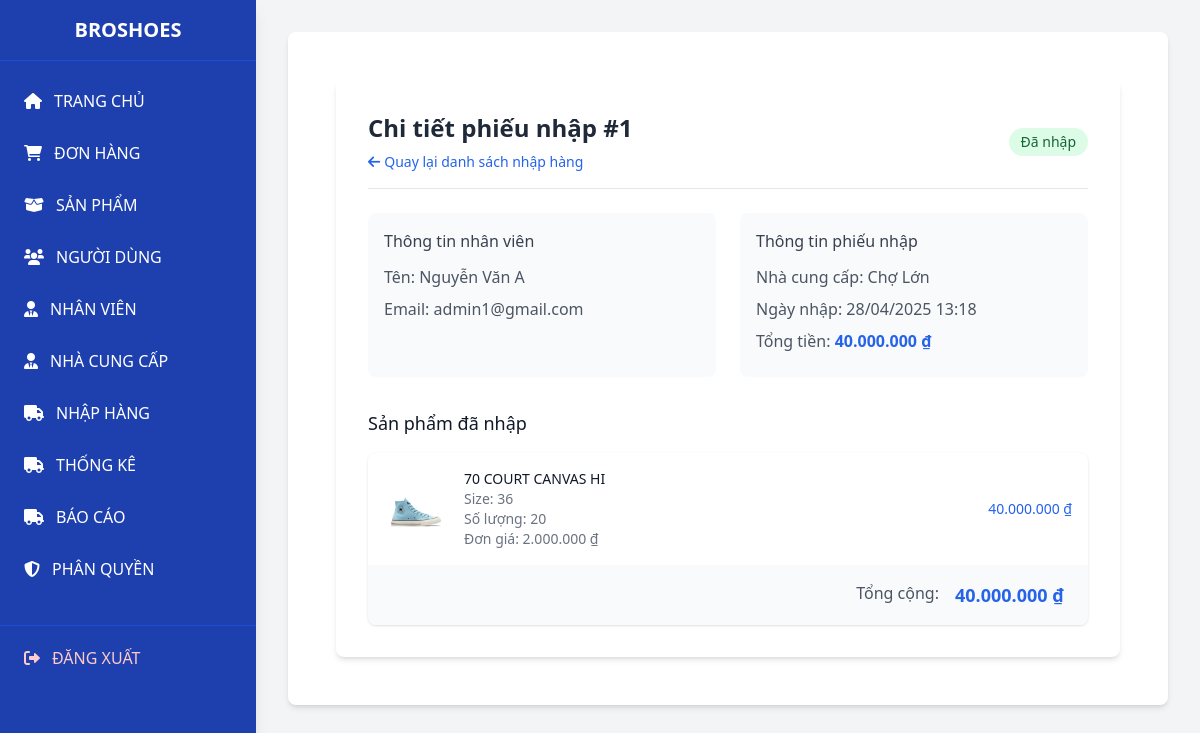
/admin/admin.php?page=imports&action=detail&id=1 (signed in), run on the app's committed database.
### tables this page shows
CREATE TABLE `import` (
  `ImportID` int(11) NOT NULL,
  `EmployeeID` int(11) NOT NULL,
  `Total` decimal(10,2) DEFAULT 0.00,
  `ImportDate` datetime DEFAULT current_timestamp()
);

CREATE TABLE `employee` (
  `EmployeeID` int(11) NOT NULL,
  `Username` varchar(50) NOT NULL,
  `Fullname` varchar(100) NOT NULL,
  `PhoneNumber` varchar(20) DEFAULT NULL,
  `Email` varchar(100) NOT NULL,
  `Address` text DEFAULT NULL,
  `PasswordHash` varchar(255) NOT NULL,
  `CreatedAt` datetime DEFAULT current_timestamp(),
  `isActivate` int(11) NOT NULL,
  `RoleID` int(11) DEFAULT NULL
);

CREATE TABLE `supplier` (
  `SupplierID` int(11) NOT NULL,
  `SupplierName` varchar(100) NOT NULL
);

CREATE TABLE `importdetail` (
  `ImportID` int(11) NOT NULL,
  `ProductSizeID` int(11) NOT NULL,
  `Quantity` int(11) NOT NULL,
  `UnitPrice` decimal(10,2) NOT NULL,
  `Subtotal` decimal(10,2) NOT NULL,
  `SupplierID` int(11) DEFAULT NULL
);

CREATE TABLE `product` (
  `ProductID` int(11) NOT NULL,
  `ProductName` varchar(100) NOT NULL,
  `CategoryID` int(11) NOT NULL,
  `BrandID` int(11) NOT NULL,
  `Gender` varchar(10) DEFAULT NULL,
  `Price` decimal(10,2) NOT NULL,
  `ImageURL` varchar(255) DEFAULT NULL,
  `CreatedAt` datetime DEFAULT current_timestamp(),
  `IsDeleted` tinyint(1) DEFAULT 0,
  `New` int(11) NOT NULL
);

CREATE TABLE `productsize` (
  `ProductSizeID` int(11) NOT NULL,
  `ProductID` int(11) NOT NULL,
  `Size` varchar(10) DEFAULT NULL,
  `StockQuantity` int(11) NOT NULL
);

### admin/models/Import.php (called while the page is built, shortened)
<?php
class Import
{
    private $pdo;
    public function __construct($pdo)
    {
        $this->pdo = $pdo;
    }
    public function getById($id)
    {
        $stmt = $this->pdo->prepare("SELECT i.*, e.Fullname AS EmployeeFullname, e.Email AS EmployeeEmail
                                    FROM `import` i
                                    LEFT JOIN `employee` e ON i.EmployeeID = e.EmployeeID
                                    WHERE i.ImportID = ?");
        $stmt->execute([$id]);
        return $stmt->fetch(PDO::FETCH_ASSOC);
    }
    public function getImportDetails($importId)
    {
        $stmt = $this->pdo->prepare("SELECT id.*, ps.size, p.ProductName, p.ImageURL
                                     FROM `importdetail` id
                                     JOIN `productsize` ps ON id.ProductSizeID = ps.ProductSizeID
                                     JOIN `product` p ON ps.ProductID = p.ProductID
                                     WHERE id.ImportID = ?");
        $stmt->execute([$importId]);
        return $stmt->fetchAll(PDO::FETCH_ASSOC);
    }
    function getSupplierName($importId)
    {
        $stmt = $this->pdo->prepare("
        SELECT s.SupplierName
        FROM `importdetail` id
        JOIN `supplier` s ON id.SupplierID = s.SupplierID
        WHERE id.ImportID = ? LIMIT  1 ");
        $stmt->execute([$importId]);
        return  $stmt->fetch(PDO::FETCH_ASSOC);
    }
}

### admin/views/imports/detail.php (the view)
<div class="max-w-4xl mx-auto p-6">
    <div class="bg-white rounded-lg shadow-md p-8">
        <div class="flex justify-between items-center mb-6 border-b pb-4">
            <div>
                <h2 class="text-2xl font-bold text-gray-800">Chi tiết phiếu nhập #<?= $import['ImportID'] ?></h2>
                <a href="admin.php?page=imports&action=list" class="text-blue-600 hover:text-blue-800 text-sm flex items-center mt-2">
                    <i class="fas fa-arrow-left mr-1"></i> Quay lại danh sách nhập hàng
                </a>
            </div>
            <span class="px-3 py-1 rounded-full text-sm font-medium bg-green-100 text-green-800">
                Đã nhập
            </span>
        </div>
        <div class="grid grid-cols-1 md:grid-cols-2 gap-6 mb-8">
            <div class="bg-gray-50 p-4 rounded-lg">
                <h3 class="font-medium text-gray-700 mb-3">Thông tin nhân viên</h3>
                <p class="text-gray-600 mb-2"><span class="font-medium">Tên:</span> <?= htmlspecialchars($import['EmployeeFullname']) ?></p>
                <p class="text-gray-600"><span class="font-medium">Email:</span> <?= htmlspecialchars($import['EmployeeEmail'] ?? 'Không có') ?></p>
            </div>
            <div class="bg-gray-50 p-4 rounded-lg">
                <h3 class="font-medium text-gray-700 mb-3">Thông tin phiếu nhập</h3>
                <p class="text-gray-600 mb-2"><span class="font-medium">Nhà cung cấp:</span> <?= $suppliername['SupplierName'] ?></p>
                <p class="text-gray-600 mb-2"><span class="font-medium">Ngày nhập:</span> <?= date('d/m/Y H:i', strtotime($import['ImportDate'])) ?></p>
                <p class="text-gray-600 mb-2"><span class="font-medium">Tổng tiền:</span>
                    <span class="font-bold text-blue-600"><?= number_format($import['Total'], 0, ',', '.') ?> ₫</span>
                </p>
            </div>
        </div>
        <div class="mt-8">
            <h3 class="text-lg font-medium text-gray-900 mb-4">Sản phẩm đã nhập</h3>
            <div class="bg-white shadow overflow-hidden sm:rounded-lg">
                <ul class="divide-y divide-gray-200">
                    <?php foreach ($importDetails as $item): ?>
                        <li class="p-4 hover:bg-gray-50">
                            <div class="flex items-center space-x-4">
                                <div class="flex-shrink-0 w-16 h-16">
                                    <img src=".<?= htmlspecialchars($item['ImageURL']) ?>"
                                        alt="<?= htmlspecialchars($item['ProductName']) ?>"
                                        class="w-full h-full object-cover rounded-md">
                                </div>
                                <div class="flex-1 min-w-0">
                                    <p class="text-sm font-medium text-gray-900 truncate">
                                        <?= htmlspecialchars($item['ProductName']) ?>
                                    </p>
                                    <p class="text-sm text-gray-500">
                                        Size: <?= htmlspecialchars($item['size']) ?>
                                    </p>
                                    <p class="text-sm text-gray-500">
                                        Số lượng: <?= $item['Quantity'] ?>
                                    </p>
                                    <p class="text-sm text-gray-500">
                                        Đơn giá: <?= number_format($item['UnitPrice'], 0, ',', '.') ?> ₫
                                    </p>
                                </div>
                                <div class="text-right">
                                    <p class="text-sm font-medium text-blue-600">
                                        <?= number_format($item['Subtotal'], 0, ',', '.') ?> ₫
                                    </p>
                                </div>
                            </div>
                        </li>
                    <?php endforeach; ?>
                </ul>
                <div class="bg-gray-50 px-4 py-4 sm:px-6">
                    <div class="flex justify-end space-x-4">
                        <span class="text-gray-600">Tổng cộng:</span>
                        <span class="font-bold text-blue-600 text-lg">
                            <?= number_format($import['Total'], 0, ',', '.') ?> ₫
                        </span>
                    </div>
                </div>
            </div>
        </div>
    </div>
</div>

### data on the page
import: ImportID "1", EmployeeID.Fullname "Nguyễn Văn A", EmployeeID.Email "admin1@gmail.com", ImportDate "28/04/2025 13:18", Total "40.000.000"
supplier: SupplierName "Chợ Lớn"
importdetail: product.ImageURL (picture), product.ProductName "70 COURT CANVAS HI", ProductSizeID.Size "36", Quantity "20", UnitPrice "2.000.000", Subtotal "40.000.000"
